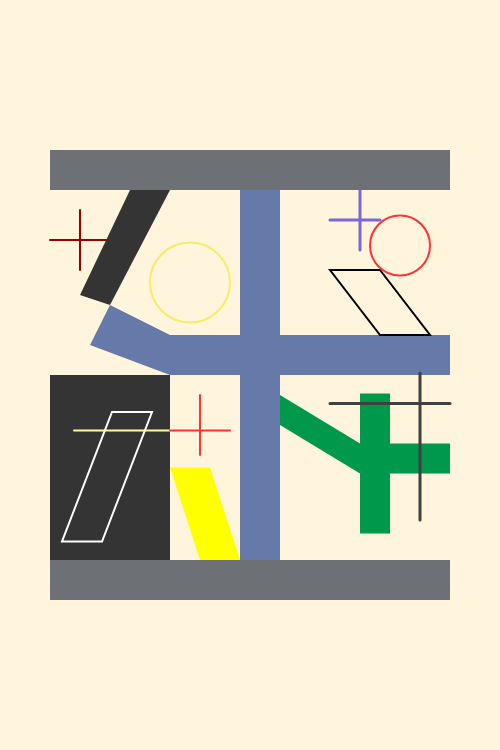
Frame 1 (no input)
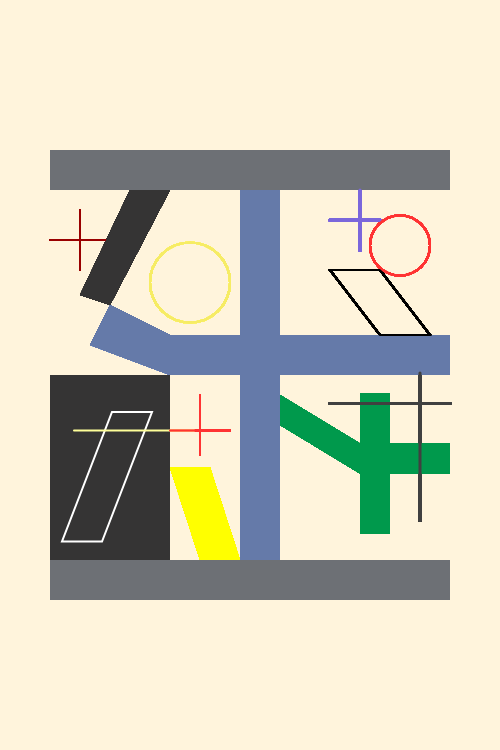
Frame 60 (no input)
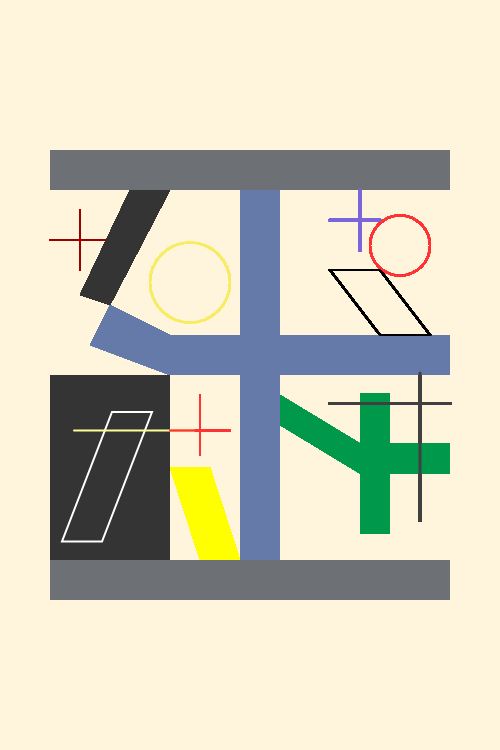
Frame 120 (the mouse pressed at the canvas centre since frame 60)

The p5.js sketch that drew these frames (run headless with seeded random() and noise() and a simulated clock; from frame 60 on, the mouse is pressed at the canvas centre):

// p5.js sketch
// ── sketch.js
//612x792
var canvasWidth = 500;
var canvasHeight = 750;

function centerCanvas(){
  var w=(windowWidth - width)/2;
  var h=(windowHeight - height)/2;
  cnv.position(w,h);
}

function setup() {
  cnv = createCanvas(canvasWidth,canvasHeight);
  background(255,244,220);
  centerCanvas();
}

function draw() {
  var topMargin=canvasHeight*0.2;
  var bottomMargin=canvasHeight*0.2;
  var leftMargin=canvasWidth*0.1;
  var rightMargin=canvasWidth*0.1;
  
  //top gray rectangle
  var rectWidth = canvasWidth-leftMargin-rightMargin;
  var rectHeight = 40;
  noStroke();
  fill(109,112,117);
  rect(leftMargin,topMargin,rectWidth,rectHeight);
  
  //bottom gray rectangle
  var rectYPosition=canvasHeight-bottomMargin-rectHeight;
  //fill(109,112,117);
  rect(leftMargin, rectYPosition,rectWidth,rectHeight);
  noStroke();
  
  //between two gray rectangles - middle canvas
  var middleCanvasX=leftMargin;
  var middleCanvasY=topMargin+rectHeight;
  var middleCanvasWidth=canvasWidth-leftMargin-rightMargin;
  var middleCanvasHeight=canvasHeight-topMargin-rectHeight-bottomMargin-rectHeight;
  
  //middle blue cross vertical
  var blueCrossVerticalX = middleCanvasWidth*0.6;
  fill(101,122,169);
  rectWidth = 40;
  rect(blueCrossVerticalX, middleCanvasY, rectWidth ,middleCanvasHeight);
  noStroke();
  
  //lower left black rectangle
  var lowerBlackRectX = middleCanvasX;
  var lowerBlackRectY = middleCanvasY + middleCanvasHeight/2;
  var lowerBlackRectWidth = middleCanvasWidth*0.30;
  var lowerBlackRectHeight = middleCanvasHeight/2;
  
  fill(53,52,52);
  rect(lowerBlackRectX, lowerBlackRectY, lowerBlackRectWidth, lowerBlackRectHeight);
  noStroke();
  
  //white border quad
  var whiteQuadX = leftMargin + lowerBlackRectWidth*0.1;
  var whiteQuadY = topMargin + rectHeight + middleCanvasHeight/2 + lowerBlackRectHeight*0.9;
  
  noFill();
  stroke(255);
  strokeWeight(2);
  quad(
    whiteQuadX, whiteQuadY, 
    whiteQuadX + 40, whiteQuadY,
    whiteQuadX + 90, whiteQuadY - lowerBlackRectHeight*0.7, 
    whiteQuadX + 50, whiteQuadY - lowerBlackRectHeight*0.7
    );
    
  //yellow line
  stroke(255,255,153);
  var yellowLineX = leftMargin + lowerBlackRectWidth*0.2;
  var yellowLineY = whiteQuadY - lowerBlackRectHeight*0.6;
  
  line(yellowLineX, yellowLineY, lowerBlackRectWidth+yellowLineX, yellowLineY);
  
  //middle blue cross horizontal
  var blueX=leftMargin+lowerBlackRectWidth;
  var blueHeight = 40;
  var blueY=topMargin+rectHeight+middleCanvasHeight/2 - blueHeight;
  var blueWidth=middleCanvasWidth-lowerBlackRectWidth;
  noStroke();
  fill(101,122,169);
  rect(blueX,blueY,blueWidth,blueHeight);
  
  //lower left yellow quad
  var yellowStartX = leftMargin+lowerBlackRectWidth;
  var yellowStartY = canvasHeight - bottomMargin - rectHeight - (lowerBlackRectHeight/2);
  var yellowWidth = 40;
  var yellowEndX = blueCrossVerticalX;
  var yellowEndY = canvasHeight - bottomMargin - rectHeight;
  fill(255,255,0);
  quad(
    yellowStartX, yellowStartY, 
    yellowStartX + yellowWidth, yellowStartY,
    yellowEndX, yellowEndY,
    yellowEndX - yellowWidth, yellowEndY);
  noStroke();
  
  //red cross above yellow quad
  var redLineX = lowerBlackRectWidth + leftMargin;
  var redLineY = yellowLineY;
  var redLineWidth = redLineX + 60;
  var redVerticalX = redLineWidth-30;
  var redVerticalY = canvasHeight - bottomMargin - rectHeight - middleCanvasHeight/2 + 20;
  stroke(255,51,51)
  strokeWeight(2);
  line(redLineX, redLineY, redLineWidth,redLineY);
  line(redVerticalX, redVerticalY, redVerticalX, redVerticalY+60);
  
  //upper left red cross
  var upperLeftCrossHorizontalX = leftMargin;
  var upperLeftCrossHorizontalY = topMargin + rectHeight + 50;
  var upperLeftCrossWidth = 60;
  var upperLeftCrossVerticalX = upperLeftCrossHorizontalX + upperLeftCrossWidth/2;
  var upperLeftCrossVerticalY = topMargin + rectHeight + 20;
  
  stroke(153,0,0);
  strokeWeight(2);
  line(upperLeftCrossHorizontalX, upperLeftCrossHorizontalY, upperLeftCrossWidth + upperLeftCrossHorizontalX, upperLeftCrossHorizontalY);
  line(upperLeftCrossVerticalX, upperLeftCrossVerticalY, upperLeftCrossVerticalX, upperLeftCrossVerticalY +60); 
  
  //diagonal blue quad
  var quadStartX = blueX;
  var quadStartY = blueY;
  
  noStroke();
  fill(101,122,169);
  quad(
    quadStartX, quadStartY,
    quadStartX-upperLeftCrossWidth ,quadStartY - 30,
    quadStartX-upperLeftCrossWidth-20, quadStartY+10,
    lowerBlackRectX + lowerBlackRectWidth, lowerBlackRectY 
    );
    
  //upper left black rectangle
  var upperBlackRectXWidth = 20;
  var upperBlackRectX = quadStartX-upperLeftCrossWidth;
  var upperBlackRectY = quadStartY - 30;
  var upperBlackRectEndX = blueX + upperBlackRectXWidth;
  var upperBlackRectEndY = topMargin + rectHeight;
  
  fill(53,52,52);
  noStroke();
  quad(
    upperBlackRectX, upperBlackRectY,
    upperBlackRectX - 1.5*upperBlackRectXWidth, upperBlackRectY - 10,
    upperBlackRectEndX - 3*upperBlackRectXWidth, upperBlackRectEndY,
    upperBlackRectEndX -20, upperBlackRectEndY
    );
    
  //upper left yellow circle
  var upperCircleX = blueX + middleCanvasWidth*0.05;
  var upperCircleY = topMargin + rectHeight + middleCanvasHeight/4;
  var upperCircleRadius = (middleCanvasWidth*0.4)/2;
  stroke(246,236,101);
  strokeWeight(2);
  noFill();
  ellipse(upperCircleX, upperCircleY, upperCircleRadius);
  
  //blue cross upper right quadrant
  var upperBlueCrossX = blueX + middleCanvasWidth*0.4;
  var upperBlueCrossY = topMargin + rectHeight + 30;
  var upperBlueCrossWidth = upperBlueCrossX + 50;
  var upperBlueCrossVerticalX = lowerBlackRectWidth + middleCanvasWidth/2 + rectWidth;
  var upperBlueCrossVerticalY = topMargin + rectHeight;
  
  stroke(122,102,219);
  strokeWeight(3);
  line(upperBlueCrossX, upperBlueCrossY, upperBlueCrossWidth, upperBlueCrossY);
  line(upperBlueCrossVerticalX, upperBlueCrossVerticalY,upperBlueCrossVerticalX, upperBlueCrossVerticalY + 60);
  
  //black quad in upper right quadrant
  
  var blackOutlineQuadX = upperBlueCrossX;
  var blackOutlineQuadY = upperBlueCrossVerticalY + 80;
  noFill();
  stroke(0);
  strokeWeight(2);
  quad(
    blackOutlineQuadX, blackOutlineQuadY,
    blackOutlineQuadX + 50, blackOutlineQuadY,
    blackOutlineQuadX + 100, blueY,
    blackOutlineQuadX + 50, blueY
    );
    
  //red circle in upper right quadrant
  
  var upperRedCircleX = middleCanvasWidth*0.80 + middleCanvasWidth*0.2;
  var upperRedCircleY = middleCanvasHeight*0.15 + topMargin + rectHeight;
  var upperRedCircleRadius = 60;
  stroke(255,51,51);
  strokeWeight(2);
  ellipse(upperRedCircleX, upperRedCircleY, upperRedCircleRadius);
  
  //green vertical rect fourth quadrant
  var greenVerticalRectX = middleCanvasWidth*0.9;
  var greenVerticalRectY = middleCanvasHeight*0.55 + rectHeight + topMargin;
  var greenVerticalWidth = 30;
  var greenVerticalHeight = 140;
  
  fill(0,153,76);
  noStroke();
  rect(greenVerticalRectX, greenVerticalRectY, greenVerticalWidth, greenVerticalHeight);
  
  //green horizontal rect fourth quadrant
  var greenHorizontalX = greenVerticalRectX + greenVerticalWidth;
  var greenHorizontalY = greenVerticalRectY + 50;
  var greenHorizontalWidth = 60;
  var greenHorizontalHeight = 30;
  rect(greenHorizontalX, greenHorizontalY, greenHorizontalWidth, greenHorizontalHeight);
  
  //green diagonal rect fourth quadrant
  var greenDiagonalX = greenVerticalRectX;
  var greenDiagonalY = greenHorizontalY;
  var greenDiagonalX2 = middleCanvasWidth/2 + 2*rectHeight;
  var greenDiagonalY2 = blueY + 60;
  var greenDiagonalHeight = 30;
  
  quad(
    greenDiagonalX, greenDiagonalY,
    greenDiagonalX2, greenDiagonalY2,
    greenDiagonalX2, greenDiagonalY2 + greenDiagonalHeight,
    greenDiagonalX, greenDiagonalY + greenHorizontalHeight
    );
  
  //black cross fourth quadrant
  
  var blackCrossVerticalX = lowerBlackRectWidth + rectWidth + middleCanvasWidth*0.65;
  var blackCrossVerticalY = middleCanvasHeight*0.5 + blueY;
  var blackCrossHorizontalX = greenHorizontalX - greenHorizontalWidth;
  var blackCrossHorizontalY = greenHorizontalY - 40;
  
  stroke(64,64,64);
  strokeWeight(3);
  
  line(blackCrossVerticalX, blackCrossVerticalY, blackCrossVerticalX, middleCanvasHeight*0.9 + rectHeight);
  line(blackCrossHorizontalX, blackCrossHorizontalY, blackCrossHorizontalX+120, blackCrossHorizontalY);
}
